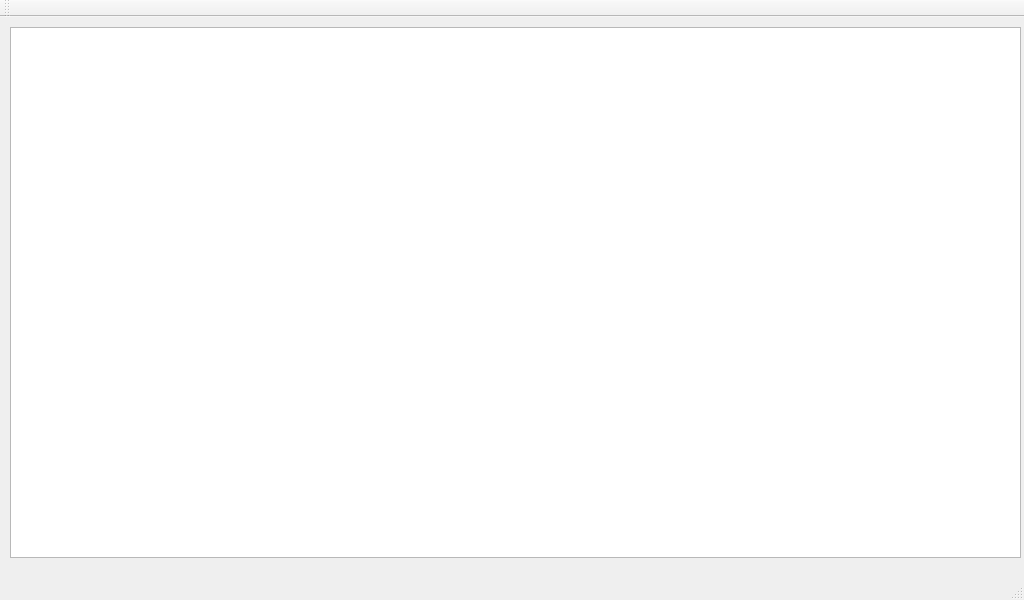
<?xml version="1.0" encoding="UTF-8"?>
<ui version="4.0">
 <class>ArduSerial</class>
 <widget class="QMainWindow" name="ArduSerial">
  <property name="geometry">
   <rect>
    <x>0</x>
    <y>0</y>
    <width>1024</width>
    <height>600</height>
   </rect>
  </property>
  <property name="windowTitle">
   <string>MainWindow</string>
  </property>
  <widget class="QWidget" name="centralWidget">
   <widget class="QTextEdit" name="textEdit">
    <property name="geometry">
     <rect>
      <x>10</x>
      <y>10</y>
      <width>1011</width>
      <height>531</height>
     </rect>
    </property>
    <property name="font">
     <font>
      <family>Courier</family>
     </font>
    </property>
   </widget>
  </widget>
  <widget class="QMenuBar" name="menuBar">
   <property name="geometry">
    <rect>
     <x>0</x>
     <y>0</y>
     <width>1024</width>
     <height>22</height>
    </rect>
   </property>
  </widget>
  <widget class="QToolBar" name="mainToolBar">
   <attribute name="toolBarArea">
    <enum>TopToolBarArea</enum>
   </attribute>
   <attribute name="toolBarBreak">
    <bool>false</bool>
   </attribute>
  </widget>
  <widget class="QStatusBar" name="statusBar"/>
 </widget>
 <layoutdefault spacing="6" margin="11"/>
 <resources/>
 <connections/>
</ui>
